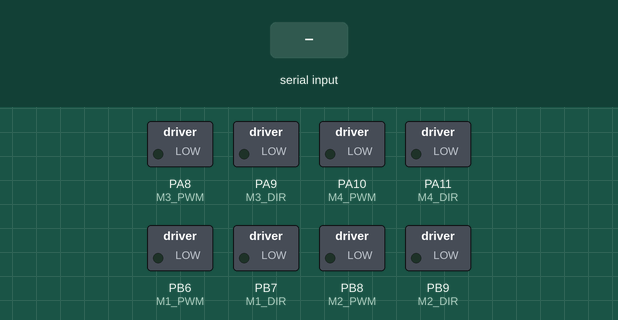
Bench run of a sketch on a simulated STM32 Blue Pill. Shown: switched loads named in the sketch (green lamp = pin HIGH). The test bench sets the inputs (shaded band).

Above: at 1.2 s.
1.3 s: "VEL:\n" received over the second serial link
At 2.6 s:
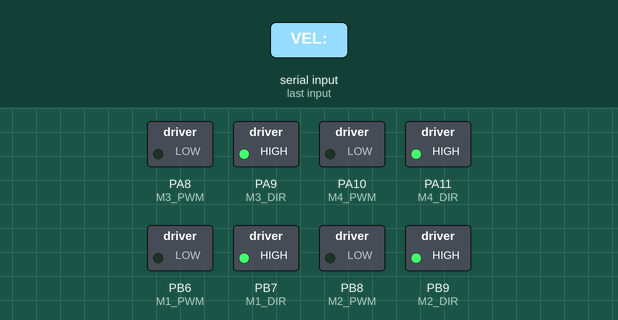
Timing chart, 0 to 4.3 s (numbered marks = the images above; inputs shaded):
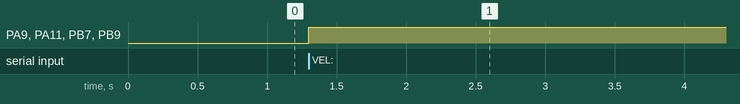

Measured:
- after the input at 1.3 s, PA9 (M3_DIR), PA11 (M4_DIR), PB7 (M1_DIR), PB9 (M2_DIR): LOW → HIGH at once

The sketch:

mecanum_robot_no_encoder.ino
```cpp
#include <SoftwareSerial.h>

// UART: giao tiếp với ROS 2
SoftwareSerial mySerial(PA10, PA9);  // RX = PA10, TX = PA9

// Động cơ: PWM và hướng cho 4 bánh mecanum
#define M1_PWM PB6   // Motor 1 PWM
#define M1_DIR PB7   // Motor 1 Direction
#define M2_PWM PB8   // Motor 2 PWM
#define M2_DIR PB9   // Motor 2 Direction
#define M3_PWM PA8   // Motor 3 PWM
#define M3_DIR PA9   // Motor 3 Direction
#define M4_PWM PA10  // Motor 4 PWM
#define M4_DIR PA11  // Motor 4 Direction

// Biến odometry (giả lập)
float x = 0.0, y = 0.0, theta = 0.0;
float vx = 0.0, vy = 0.0, wz = 0.0;
unsigned long last_time = 0;

// Thông số robot
const float LX = 0.15, LY = 0.15; // Khoảng cách tâm robot đến bánh (m)

void setup() {
    mySerial.begin(115200);

    // Cấu hình chân động cơ
    pinMode(M1_PWM, OUTPUT); pinMode(M1_DIR, OUTPUT);
    pinMode(M2_PWM, OUTPUT); pinMode(M2_DIR, OUTPUT);
    pinMode(M3_PWM, OUTPUT); pinMode(M3_DIR, OUTPUT);
    pinMode(M4_PWM, OUTPUT); pinMode(M4_DIR, OUTPUT);

    // Khởi tạo động cơ dừng
    analogWrite(M1_PWM, 0);
    analogWrite(M2_PWM, 0);
    analogWrite(M3_PWM, 0);
    analogWrite(M4_PWM, 0);
}

void loop() {
    unsigned long now = millis();

    // Cập nhật odometry mỗi 100ms
    if (now - last_time >= 100) {
        float dt = (now - last_time) / 1000.0;
        last_time = now;

        // Giả lập odometry: tích phân vận tốc
        x += (vx * cos(theta) - vy * sin(theta)) * dt;
        y += (vx * sin(theta) + vy * cos(theta)) * dt;
        theta += wz * dt;

        // Gửi ODOM qua UART
        mySerial.print("ODOM:");
        mySerial.print(x, 3); mySerial.print(",");
        mySerial.print(y, 3); mySerial.print(",");
        mySerial.print(theta, 3); mySerial.print(",");
        mySerial.print(vx, 3); mySerial.print(",");
        mySerial.print(vy, 3); mySerial.print(",");
        mySerial.println(wz, 3);
    }

    // Nhận lệnh vận tốc từ ROS qua UART
    if (mySerial.available()) {
        String cmd = mySerial.readStringUntil('\n');
        cmd.trim();

        // Định dạng lệnh: VEL:vx,vy,wz (m/s, rad/s)
        if (cmd.startsWith("VEL:")) {
            float cmd_vx = 0.0, cmd_vy = 0.0, cmd_wz = 0.0;
            int comma1 = cmd.indexOf(',', 4);
            int comma2 = cmd.indexOf(',', comma1 + 1);
            if (comma1 != -1 && comma2 != -1) {
                cmd_vx = cmd.substring(4, comma1).toFloat();
                cmd_vy = cmd.substring(comma1 + 1, comma2).toFloat();
                cmd_wz = cmd.substring(comma2 + 1).toFloat();
            }

            // Cập nhật vận tốc toàn cục
            vx = cmd_vx;
            vy = cmd_vy;
            wz = cmd_wz;

            // Tính tốc độ mỗi bánh (kinematics mecanum)
            float v1 = cmd_vx - cmd_vy - cmd_wz * (LX + LY);  // Motor 1
            float v2 = cmd_vx + cmd_vy + cmd_wz * (LX + LY);  // Motor 2
            float v3 = cmd_vx + cmd_vy - cmd_wz * (LX + LY);  // Motor 3
            float v4 = cmd_vx - cmd_vy + cmd_wz * (LX + LY);  // Motor 4

            // Chuyển tốc độ thành PWM (0-255)
            int pwm1 = constrain(abs(v1 / 0.5 * 255), 0, 255);  // 0.5 m/s max
            int pwm2 = constrain(abs(v2 / 0.5 * 255), 0, 255);
            int pwm3 = constrain(abs(v3 / 0.5 * 255), 0, 255);
            int pwm4 = constrain(abs(v4 / 0.5 * 255), 0, 255);

            // Đặt hướng và PWM
            digitalWrite(M1_DIR, v1 >= 0 ? HIGH : LOW); analogWrite(M1_PWM, pwm1);
            digitalWrite(M2_DIR, v2 >= 0 ? HIGH : LOW); analogWrite(M2_PWM, pwm2);
            digitalWrite(M3_DIR, v3 >= 0 ? HIGH : LOW); analogWrite(M3_PWM, pwm3);
            digitalWrite(M4_DIR, v4 >= 0 ? HIGH : LOW); analogWrite(M4_PWM, pwm4);

            mySerial.println("OK");
        } else {
            // Dừng nếu lệnh không hợp lệ
            analogWrite(M1_PWM, 0);
            analogWrite(M2_PWM, 0);
            analogWrite(M3_PWM, 0);
            analogWrite(M4_PWM, 0);
            vx = vy = wz = 0.0;  // Reset vận tốc
            mySerial.println("OK");
        }
    }
}
```
